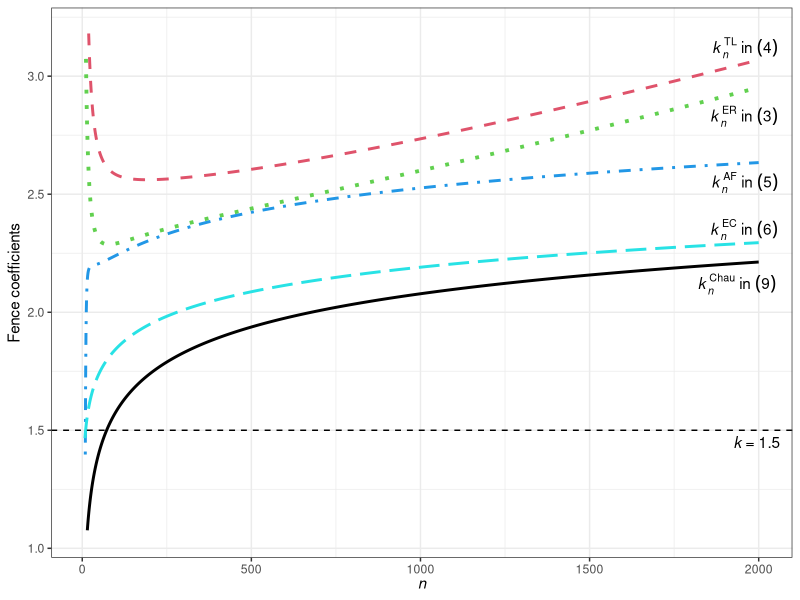
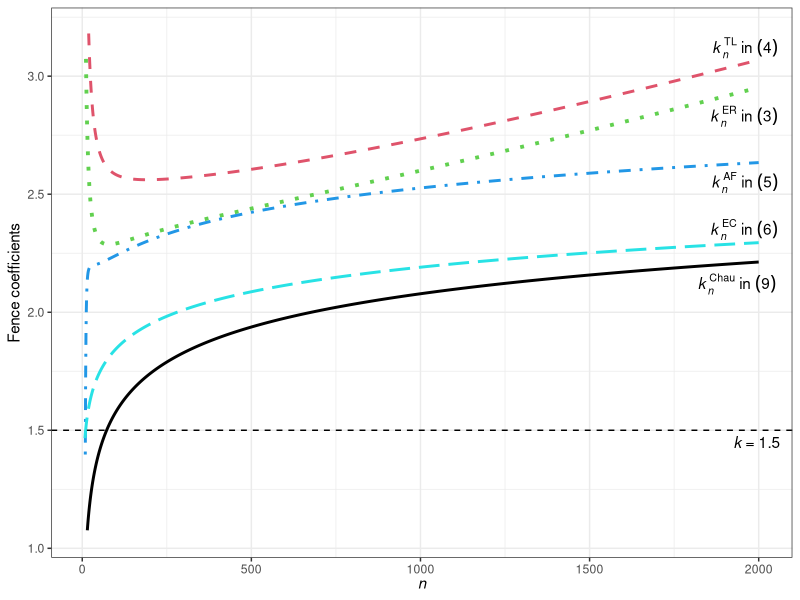

Generate these figures, in order, with R:
library(ggplot2)

n <- 8:2000
k.ER <- exp(4.01761 - 2.35363*log(n) + 0.64618*(log(n))^2 - 0.07893*(log(n))^3 + 0.00368*(log(n))^4)
k.TL <- exp(4.45171 - 2.44501*log(n) + 0.64990*(log(n))^2 - 0.07851*(log(n))^3 + 0.00365*(log(n))^4)
alpha <- 0.05
term2 <- (qnorm((1-alpha/2)^(1/n)) - 0.6745)/1.349
k.AF <- (1 + 8.9764*n^(-1) - 126.6262*n^(-2) + 1531.7064*n^(-3) - 10729.3439*n^(-4))*term2
k.EC <- 1.5*(1 + 0.1*log(n/10))
k.Chau <- qnorm(1-0.25/n)/1.35 - 0.5

y.max <- max(k.Chau, k.ER, k.TL, k.AF, k.EC)
y.min <- min(k.Chau, k.ER, k.TL, k.AF, k.EC)

df.fence <- data.frame(n, k.Chau, k.ER, k.TL, k.AF, k.EC)

ggplot(df.fence, aes(x=n)) +
  geom_line(aes(y=k.TL), lwd=1, lty=2, col=2) +
    annotate("text", x=1960, y=3.12, label="italic(k)[italic(n)]^TL~'in'~(4)", parse=TRUE) +
  geom_line(aes(y=k.ER), lwd=1.3, lty=3, col=3) +
    annotate("text", x=1957, y=2.83, label="italic(k)[italic(n)]^ER~'in'~(3)", parse=TRUE) +
  geom_line(aes(y=k.AF), lwd=1, lty=4, col=4) +
    annotate("text", x=1959, y=2.55, label="italic(k)[italic(n)]^AF~'in'~(5)", parse=TRUE) +
  geom_line(aes(y=k.EC), lwd=1, lty=5, col=5) +
    annotate("text", x=1957, y=2.35, label="italic(k)[italic(n)]^EC~'in'~(6)", parse=TRUE) +
  geom_line(aes(y=k.Chau), lwd=1, lty=1, col=1) +
    annotate("text", x=1936, y=2.12, label="italic(k)[italic(n)]^Chau~'in'~(9)", parse=TRUE) +
  geom_hline(yintercept=1.5, lty=2, lwd=0.5) +
    annotate("text", x=1995, y=1.45, label="italic(k)~'='~1.5", parse=TRUE) +
  ylim(y.min+0.28, y.max-1.48) +
  labs(x=expression(italic(n)), y="Fence coefficients") + theme_bw()

ggsave("Fence_coefficients.pdf", height=5, width=6)
